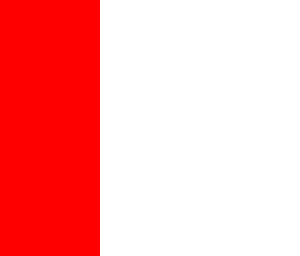
Frame 1 (no input)
Frame 60 (no input): identical to frame 1, image omitted
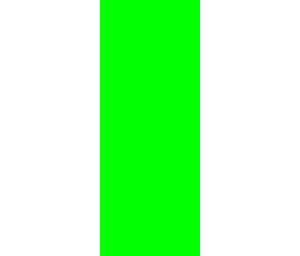
Frame 120 (the mouse pressed at the canvas centre since frame 60)

The p5.js sketch that drew these frames (run headless with seeded random() and noise() and a simulated clock; from frame 60 on, the mouse is pressed at the canvas centre):

// p5.js sketch
// ── sketch.js
function setup() {
  createCanvas(300, 256);
}

function draw() {
  background(255);
  noStroke();
  let i = int(map(mouseX,0,width,0,3))

  if (i==0) {
    fill(255, 0, 0);
    rect(0, 0, 100, 300);
  } else if (i==1) {
    fill(0, 255, 0);
    rect(100, 0, 100, 300);
  } else {
    fill(0, 0, 255);
    rect(200, 0, 100, 300);
  }

}
// ── nob.js
function setup() {
  createCanvas(300, 256);
}

function draw() {
  background(255);
  noStroke();
  let i = map()

  if (mouseX < 100) {
    fill(255, mouseY, 0);
    rect(0, 0, 100, 300);
  } else if (mouseX < 200) {
    fill(mouseY, 255, 0);
    rect(100, 0, 100, 300);
  } else {
    fill(mouseY, 0, 255);
    rect(200, 0, 100, 300);
  }

}
